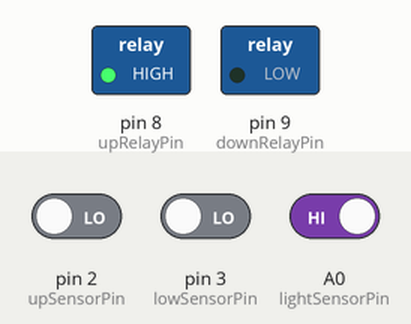
This sketch was run on a simulated Arduino Uno, built with avr-gcc and run on an emulated ATmega328P. Parts: switched loads named in the sketch (green lamp = pin HIGH). Inputs (shaded band) come from the test bench; at power-on: pin 3 (lowSensorPin) LOW, pin 2 (upSensorPin) LOW, A0 (lightSensorPin) HIGH.

Above: at 1.2 s.
1.3 s: pin 3 (lowSensorPin) driven HIGH
At 2.7 s:
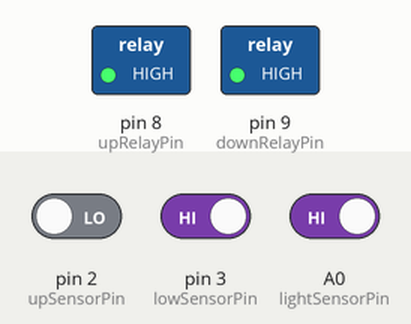
Timing chart, 0 to 4.3 s (numbered marks = the images above; inputs shaded):
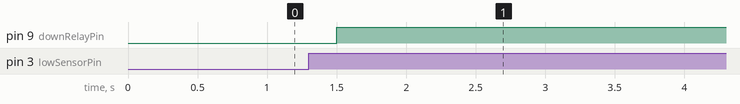

Measured:
- after the input at 1.3 s, pin 9 (downRelayPin): LOW → HIGH after 0.20 s

The sketch:

ChickenDoor.ino
```cpp
int lightSensorPin = A0;
int upSensorPin = 2;
int lowSensorPin = 3;
int upRelayPin = 8;
int downRelayPin = 9;

int doorMovementDelay = 250;   // in ms
int updateDelay = 10000;      // in ms

int doorDirection = 0;  // -1: down, 0: up, 1: up

void setup() {
  setPins();
  Serial.begin(9600);
  resetDoor();
}

void loop(){
  determineDoorDirection();
  moveDoor();
  waitForNextStep();
}

void setPins(){
  pinMode(lightSensorPin, INPUT);
  pinMode(upSensorPin, INPUT);
  pinMode(lowSensorPin, INPUT);

  digitalWrite(upRelayPin, HIGH);
  digitalWrite(downRelayPin, HIGH);
  pinMode(upRelayPin, OUTPUT);
  pinMode(downRelayPin, OUTPUT);
}

void resetDoor(){
  if(!isUp() && !isDown()){
    doorDirection = -1;
    recordMovementStarted();
  }
}

void determineDoorDirection(){
  if(doorDirection == 0){
    doorDirection = getOnlineDoorDirection();
  }

  bool daytime = isDay();
  if(daytime){
    recordDayTime(daytime);
  }

  if(doorDirection == 0){
    if(daytime && !isUp()){
      doorDirection = 1;
      unlockMovement();
      recordMovementStarted();
    }else if(!daytime && !isDown()){
      doorDirection = -1;
      unlockMovement();
      recordMovementStarted();
    }
  }else if((isDown() && doorDirection < 0) || (isUp() && doorDirection > 0)){
    recordMovementComplete(doorDirection < 0);
    doorDirection = 0;
  }
}

void moveDoor(){
  digitalWrite(upRelayPin, doorDirection > 0 ? LOW : HIGH);
  digitalWrite(downRelayPin, doorDirection < 0 ? LOW : HIGH);
}

// To unlock the motor if it was moved in the same direction manually previously
void unlockMovement(){
  digitalWrite(upRelayPin, doorDirection < 0 ? LOW : HIGH);
  digitalWrite(downRelayPin, doorDirection > 0 ? LOW : HIGH);
  delay(doorMovementDelay);
}

void waitForNextStep(){
  if(doorDirection == 0){
    delay(updateDelay);
  }else{
    delay(doorMovementDelay);
  }
}

bool isUp(){
  return digitalRead(upSensorPin) == HIGH;
}

bool isDown(){
  return digitalRead(lowSensorPin) == HIGH;
}

bool isDay(){
  return digitalRead(lightSensorPin) == LOW;
}

int getOnlineDoorDirection(){
  // https://jrousseau.ca/chickendoor/php/arduino_doorDirection.php
}

void recordMovementComplete(int doorState){
  // https://jrousseau.ca/chickendoor/php/arduino_recordMovement.php?doorState=
}

void recordMovementStarted(){
 // https://jrousseau.ca/chickendoor/php/arduino_recordMovement.php?doorDirection=
}

void recordDayTime(bool isDay){
  // https://jrousseau.ca/chickendoor/php/arduino_daytime.php?daytime=
}
```
